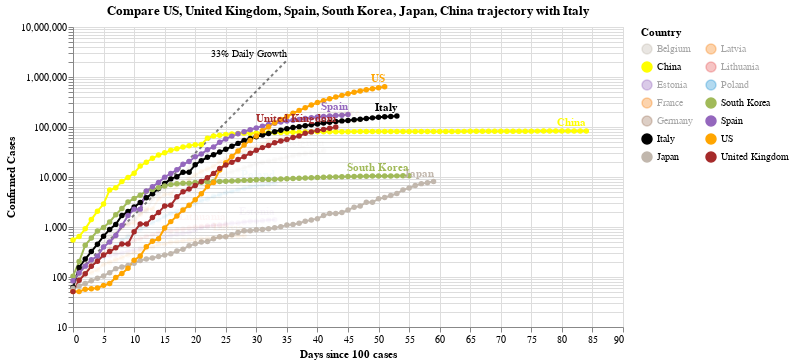

Write notebook code for a chart like this one.
### Code cell
#hide_input
chart2 = make_since_chart(['US', 'United Kingdom', 'Spain', 'South Korea', 'Japan', 'China'])
chart2

### Figure 1 — Vega-Lite specification as saved in the notebook (floating-point values rounded to 4 significant figures; data arrays with more than 128 entries replaced by an {"elided": "..."} marker saying what was removed)
{"config": {"view": {"continuousWidth": 400, "continuousHeight": 300}}, "layer": [{"mark": {"type": "line", "color": "black", "opacity": 0.5, "strokeDash": [3, 3]}, "encoding": {"x": {"type": "quantitative", "field": "Days since 100 cases"}, "y": {"type": "quantitative", "field": "Confirmed Cases"}}}, {"mark": {"type": "text", "align": "right", "dy": -6, "fontSize": 10, "text": "33% Daily Growth"}, "encoding": {"x": {"type": "quantitative", "field": "Days since 100 cases"}, "y": {"type": "quantitative", "field": "Confirmed Cases"}}, "transform": [{"filter": "(datum['Days since 100 cases'] >= 35)"}]}, {"data": {"name": "data-df8da13369b23346a12157935c837c15"}, "mark": {"type": "line", "point": true}, "encoding": {"color": {"type": "nominal", "field": "Country", "legend": {"columns": 2}, "scale": {"domain": ["Belgium", "China", "Estonia", "France", "Germany", "Italy", "Japan", "Latvia", "Lithuania", "Poland", "South Korea", "Spain", "US", "United Kingdom"], "range": ["#C1B7AD", "yellow", "#9467bd", "#F58518", "#9D755D", "black", "#C1B7AD", "#F58518", "#E45756", "#2495D3", "#A1BA59", "#9467bd", "orange", "brown"]}}, "opacity": {"condition": {"value": 1, "selection": "selector012"}, "value": 0.05}, "tooltip": [{"type": "nominal", "field": "Country"}, {"type": "temporal", "field": "Date"}, {"type": "quantitative", "field": "Confirmed Cases"}, {"type": "quantitative", "field": "Days since 100 cases"}], "x": {"type": "quantitative", "field": "Days since 100 cases"}, "y": {"type": "quantitative", "field": "Confirmed Cases", "scale": {"type": "log"}}}, "selection": {"selector012": {"type": "multi", "fields": ["Country"], "bind": "legend", "init": [{"Country": "US"}, {"Country": "United Kingdom"}, {"Country": "Spain"}, {"Country": "South Korea"}, {"Country": "Japan"}, {"Country": "China"}, {"Country": "Italy"}]}}, "width": 550}, {"data": {"name": "data-df8da13369b23346a12157935c837c15"}, "mark": {"type": "text", "align": "right", "dy": -8, "fontWeight": "bold"}, "encoding": {"color": {"type": "nominal", "field": "Country", "legend": {"columns": 2}, "scale": {"domain": ["Belgium", "China", "Estonia", "France", "Germany", "Italy", "Japan", "Latvia", "Lithuania", "Poland", "South Korea", "Spain", "US", "United Kingdom"], "range": ["#C1B7AD", "yellow", "#9467bd", "#F58518", "#9D755D", "black", "#C1B7AD", "#F58518", "#E45756", "#2495D3", "#A1BA59", "#9467bd", "orange", "brown"]}}, "opacity": {"condition": {"value": 1, "selection": "selector012"}, "value": 0.05}, "text": {"type": "nominal", "field": "Country"}, "tooltip": [{"type": "nominal", "field": "Country"}, {"type": "temporal", "field": "Date"}, {"type": "quantitative", "field": "Confirmed Cases"}, {"type": "quantitative", "field": "Days since 100 cases"}], "x": {"type": "quantitative", "field": "Days since 100 cases"}, "y": {"type": "quantitative", "field": "Confirmed Cases", "scale": {"type": "log"}}}, "transform": [{"filter": "(datum['Date'] >= 1586908800000)"}], "width": 550}], "data": {"name": "data-c1a3bbf4dd040f2e7e8e7a69520e3c2a"}, "title": "Compare US, United Kingdom, Spain, South Korea, Japan, China trajectory with Italy", "$schema": "https://vega.github.io/schema/vega-lite/v4.0.2.json", "datasets": {"data-c1a3bbf4dd040f2e7e8e7a69520e3c2a": [{"Days since 100 cases": 0, "Confirmed Cases": 100.0}, {"Days since 100 cases": 1, "Confirmed Cases": 133.0}, {"Days since 100 cases": 2, "Confirmed Cases": 176.9}, {"Days since 100 cases": 3, "Confirmed Cases": 235.3}, {"Days since 100 cases": 4, "Confirmed Cases": 312.9}, {"Days since 100 cases": 5, "Confirmed Cases": 416.2}, {"Days since 100 cases": 6, "Confirmed Cases": 553.5}, {"Days since 100 cases": 7, "Confirmed Cases": 736.1}, {"Days since 100 cases": 8, "Confirmed Cases": 979.1}, {"Days since 100 cases": 9, "Confirmed Cases": 1302.0}, {"Days since 100 cases": 10, "Confirmed Cases": 1732.0}, {"Days since 100 cases": 11, "Confirmed Cases": 2303.0}, {"Days since 100 cases": 12, "Confirmed Cases": 3064.0}, {"Days since 100 cases": 13, "Confirmed Cases": 4074.0}, {"Days since 100 cases": 14, "Confirmed Cases": 5419.0}, {"Days since 100 cases": 15, "Confirmed Cases": 7207.0}, {"Days since 100 cases": 16, "Confirmed Cases": 9586.0}, {"Days since 100 cases": 17, "Confirmed Cases": 12750.0}, {"Days since 100 cases": 18, "Confirmed Cases": 16960.0}, {"Days since 100 cases": 19, "Confirmed Cases": 22550.0}, {"Days since 100 cases": 20, "Confirmed Cases": 29990.0}, {"Days since 100 cases": 21, "Confirmed Cases": 39890.0}, {"Days since 100 cases": 22, "Confirmed Cases": 53060.0}, {"Days since 100 cases": 23, "Confirmed Cases": 70560.0}, {"Days since 100 cases": 24, "Confirmed Cases": 93850.0}, {"Days since 100 cases": 25, "Confirmed Cases": 124800.0}, {"Days since 100 cases": 26, "Confirmed Cases": 166000.0}, {"Days since 100 cases": 27, "Confirmed Cases": 220800.0}, {"Days since 100 cases": 28, "Confirmed Cases": 293700.0}, {"Days since 100 cases": 29, "Confirmed Cases": 390600.0}, {"Days since 100 cases": 30, "Confirmed Cases": 519500.0}, {"Days since 100 cases": 31, "Confirmed Cases": 690900.0}, {"Days since 100 cases": 32, "Confirmed Cases": 918900.0}, {"Days since 100 cases": 33, "Confirmed Cases": 1222000.0}, {"Days since 100 cases": 34, "Confirmed Cases": 1625000.0}, {"Days since 100 cases": 35, "Confirmed Cases": 2162000.0}], "data-df8da13369b23346a12157935c837c15": {"elided": "657 records"}}}
